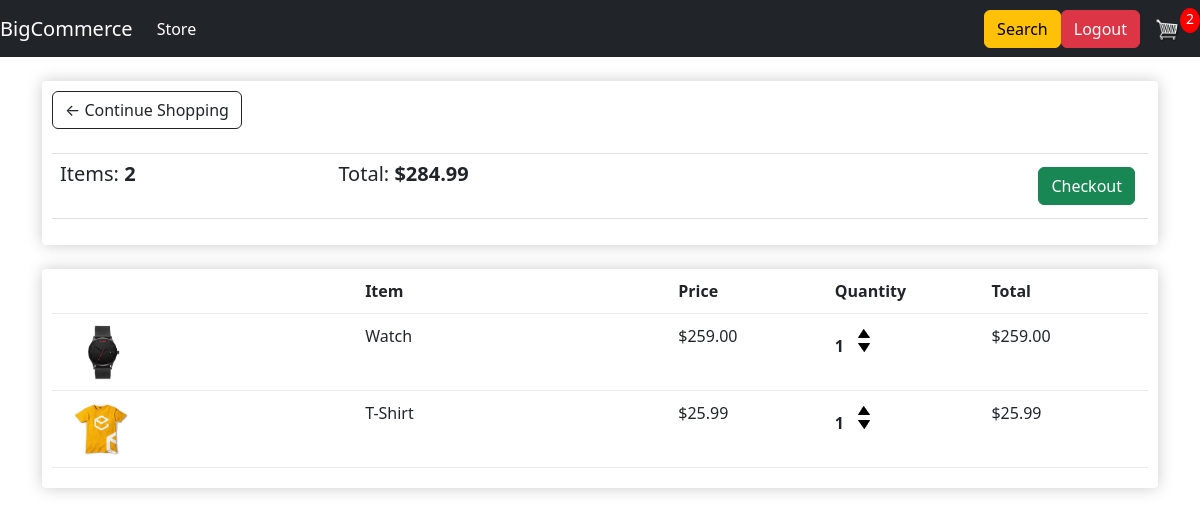
The app's page /cart/ (signed in) with its own data.
### store/models.py (models this page shows, shortened)
class Order(models.Model):
    customer = models.ForeignKey(Customer, on_delete=models.SET_NULL, blank=True, null=True)
    date_order = models.DateTimeField(auto_now_add=True)
    complete = models.BooleanField(default=False, null= True, blank=False)
    transaction_id= models.CharField(max_length=200, null=True)
    @property
    def get_cart_total(self):
        orderitems = self.orderitem_set.all()
        total = sum([item.get_total for item in orderitems])
        return total
    @property
    def get_cart_items(self):
        orderitems = self.orderitem_set.all()
        total = sum([item.quantity for item in orderitems])
        return total

class OrderItem(models.Model):
    product = models.ForeignKey(Product, on_delete=models.SET_NULL, blank=True, null=True)
    order = models.ForeignKey(Order, on_delete=models.SET_NULL, blank=True, null=True)
    quantity = models.IntegerField(default=0, null=True, blank=True)
    date_added = models.DateTimeField(auto_now_add=True)
    @property
    def get_total(self):
        total = self.product.price * self.quantity
        return total

class Product(models.Model):
    name = models.CharField(max_length=200, null=True)
    price = models.DecimalField(max_digits=7, decimal_places=2)
    digital= models.BooleanField(default=False, null=True, blank=False)
    image = models.ImageField(null=True, blank=True)
    @property
    def imageURL(self):
        try:
            url=self.image.url
        except:
            url=''
        return url

### store/views.py (the view)
# urls.py: path('cart/',views.cart, name="cart"),
def cart(request):
	data = cartData(request)
	cartItems = data['cartItems']
	order = data['order']
	items = data['items']
	context = {'items':items, 'order':order, 'cartItems':cartItems}
	return render(request, 'store/cart.html', context)

### store/utils.py (called while the page is built)
def cartData(request):
	if request.user.is_authenticated:
		customer = request.user.customer
		order, created = Order.objects.get_or_create(customer=customer, complete=False)
		items = order.orderitem_set.all()
		cartItems = order.get_cart_items
	else:
		cookieData = cookieCart(request)
		cartItems = cookieData['cartItems']
		order = cookieData['order']
		items = cookieData['items']
	return {'cartItems':cartItems ,'order':order, 'items':items}

### store/templates/store/cart.html
{% extends 'store/main.html' %}
{% load static %}
{% block content %}
	<div class="row">
		<div class="col-lg-12">
			<div class="box-element">
				<a  class="btn btn-outline-dark" href="{% url 'store' %}">&#x2190; Continue Shopping</a>
				<br>
				<br>
				<table class="table">
					<tr>
						<th><h5>Items: <strong>{{order.get_cart_items}}</strong></h5></th>
						<th><h5>Total:<strong> ${{order.get_cart_total|floatformat:2}}</strong></h5></th>
						<th>
							<a  style="float:right; margin:5px;" class="btn btn-success" href="{% url 'checkout' %}">Checkout</a>
						</th>
					</tr>
				</table>
			</div>
			<br>
			<div class="box-element">
				<div class="cart-row">
					<div style="flex:2"></div>
					<div style="flex:2"><strong>Item</strong></div>
					<div style="flex:1"><strong>Price</strong></div>
					<div style="flex:1"><strong>Quantity</strong></div>
					<div style="flex:1"><strong>Total</strong></div>
				</div>
				{% for item in items %}
				<div class="cart-row">
					<div style="flex:2"><img class="row-image" src="{{item.product.imageURL}}"></div>
					<div style="flex:2"><p>{{item.product.name}}</p></div>
					<div style="flex:1"><p>${{item.product.price|floatformat:2}}</p></div>
					<div style="flex:1">
						<p class="quantity">{{item.quantity}}</p>
						<div class="quantity">
							<img data-product="{{item.product.id}}" data-action="add" class="chg-quantity update-cart" src="{% static  'images/card.png' %}">
							<img data-product="{{item.product.id}}" data-action="remove" class="chg-quantity update-cart" src="{% static  'images/arrow-down.png' %}">
						</div>
					</div>
					<div style="flex:1"><p>${{item.get_total|floatformat:2}}</p></div>
				</div>
				{% endfor %}
			</div>
		</div>
	</div>
{% endblock content %}

### static/css/main.css (style rules this page uses)
h1,h2,h3,h4,h5,h6 { color:hsl(0, 0%, 30%); }
.box-element { box-shadow:hsl(0, 0%, 80%) 0 0 16px; background-color: #fff; border-radius: 4px; padding: 10px; }
.col-lg-4, .col-lg-6, .col-lg-8, .col-lg-12 { margin-top: 10px; }
.btn { border-radius: 0; }
.row-image { width: 100px; }
.cart-row { display: flex; align-items: flex-stretch; padding-bottom: 10px; margin-bottom: 10px; border-bottom: 1px solid #ececec; }
.quantity { display: inline-block; font-weight: 700; padding-right:10px; }
.chg-quantity { width: 12px; cursor: pointer; display: block; margin-top: 5px; transition:.1s; }

### records on screen
Order: get_cart_items "2", get_cart_total "284.99"
OrderItem: product.imageURL (picture), product.name "Watch", product.price "259.00", quantity "1", get_total "259.00"
OrderItem: product.imageURL (picture), product.name "T-Shirt", product.price "25.99", quantity "1", get_total "25.99"

### other values on screen
{{ cartItems }} "2"
